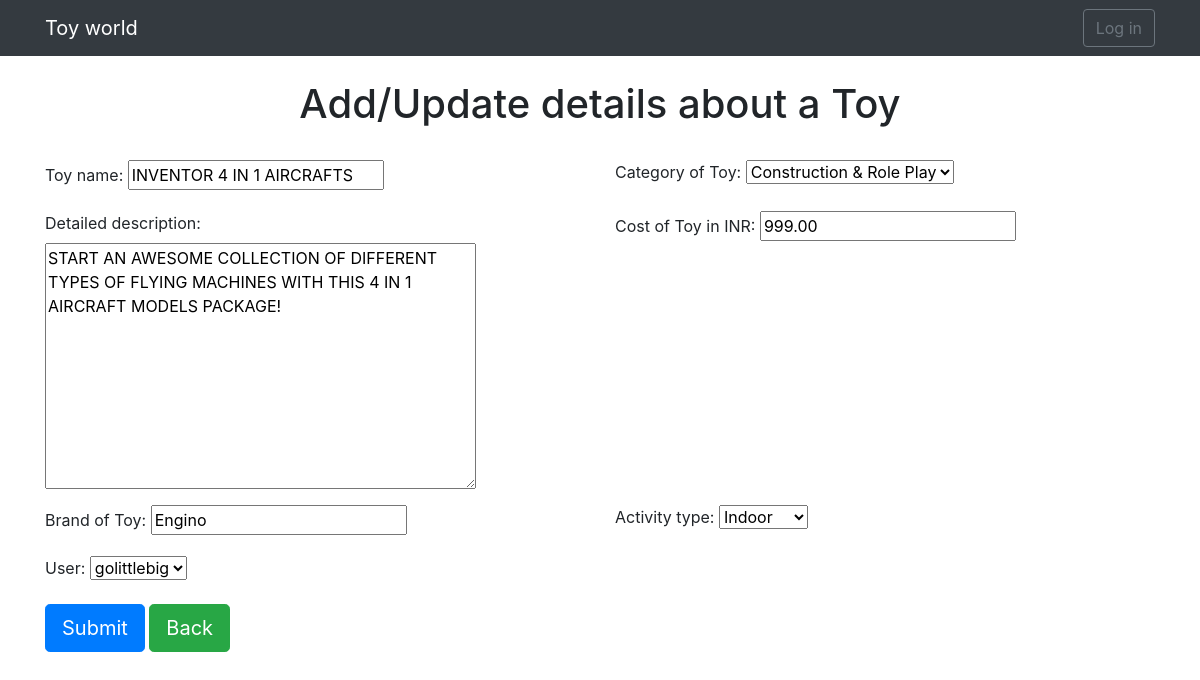
/inventory/update_toy/1, run on the app's committed database.
### inventory/models.py (models this page shows, shortened)
class Toy(models.Model):
    name = models.CharField(max_length=100, verbose_name= \
       'Toy name')
    category = models.ForeignKey(Category, \
       on_delete=models.CASCADE, \
       verbose_name='Category of Toy')
    description = models.TextField(verbose_name = \
       'Detailed description')
    cost = models.DecimalField(max_digits=6, decimal_places=2, \
       verbose_name='Cost of Toy in INR')
    brand = models.CharField(max_length=100, verbose_name= \
       'Brand of Toy')
    ACTIVITY_TYPE_CHOICES = (
       ('Indoor', 'Indoor'),
       ('Outdoor', 'Outdoor'),
    )
    activity_type = models.CharField(max_length=20, choices=\
       ACTIVITY_TYPE_CHOICES, verbose_name='Activity type')
    user = models.ForeignKey(settings.AUTH_USER_MODEL,  \
      on_delete=models.CASCADE)
    class Meta:
        unique_together = ['name', 'category']

### inventory/views.py (the view)
# urls.py: path('update_toy/<int:pk>', views.UpdateToy.as_view(), name='update_toy'),
class UpdateToy(SuccessMessageMixin, UpdateView):
	model = models.Toy
	fields = '__all__'
	success_message = 'Toy Details updated successfully'

### inventory/models.py (called while the page is built)
    def __str__(self):
      return self.name

### inventory/templates/inventory/toy_form.html (shortened to what this page needs)
{% extends "base.html" %}
{% load crispy_forms_tags %}
{% load widget_tweaks %}
{% block content %}
<br>
<h1 style="text-align: center;">Add/Update details about a Toy </h1><br>
<form method="post" novalidate>
  <div class="container">
  	<div class="row">
		  {% for field in form.visible_fields %}
		  	<div class="col-lg-6 col-md-6 col-sm-12 col-xs-12">
			    <div class="form-group">
			      {{ field.label_tag }}
			      {{ field }}
			    </div>
			</div>
		  {% endfor %}
	</div>
	<button type="submit" class="btn btn-primary btn-lg">Submit</button>
  	<a href="{% url 'inventory:home' %}" class="btn btn-success btn-lg">Back</a>
   </div>
</form>
{% endblock %}

### data on the page
Toy: visible_fields "INVENTOR 4 IN 1 AIRCRAFTS" "Construction & Role Play" "START AN AWESOME COLLECTION OF DIFFERENT TYPES OF FLYING MACHINES WITH THIS 4 IN 1 AIRCRAFT MODELS PACKAGE!" "999.00" "Engino" "Indoor" "golittlebig"

### other printed values
{{ field.label_tag }} "Toy name:" "Category of Toy:" "Detailed description:" "Cost of Toy in INR:" "Brand of Toy:" "Activity type:" "User:"
